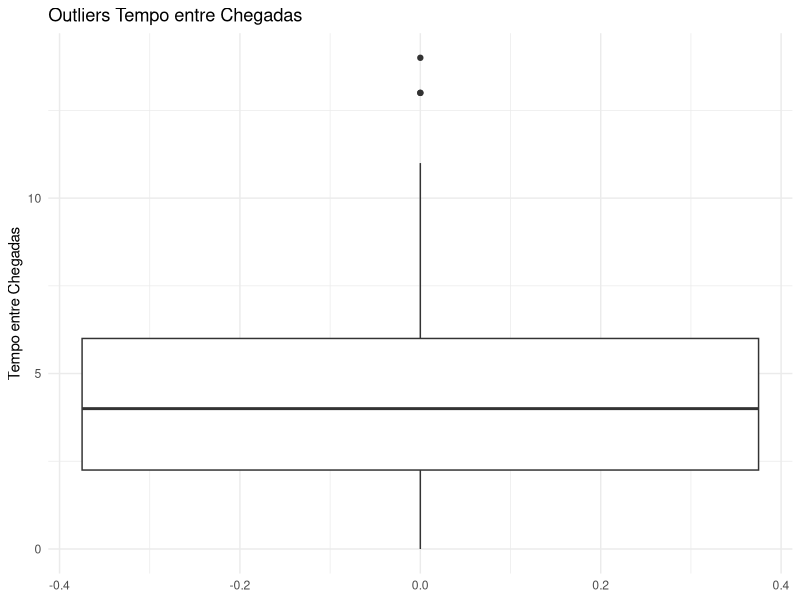
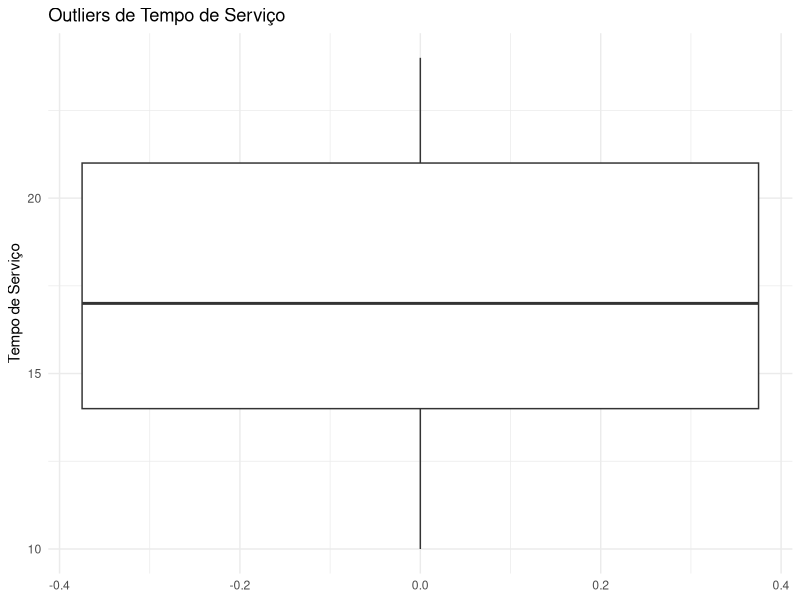
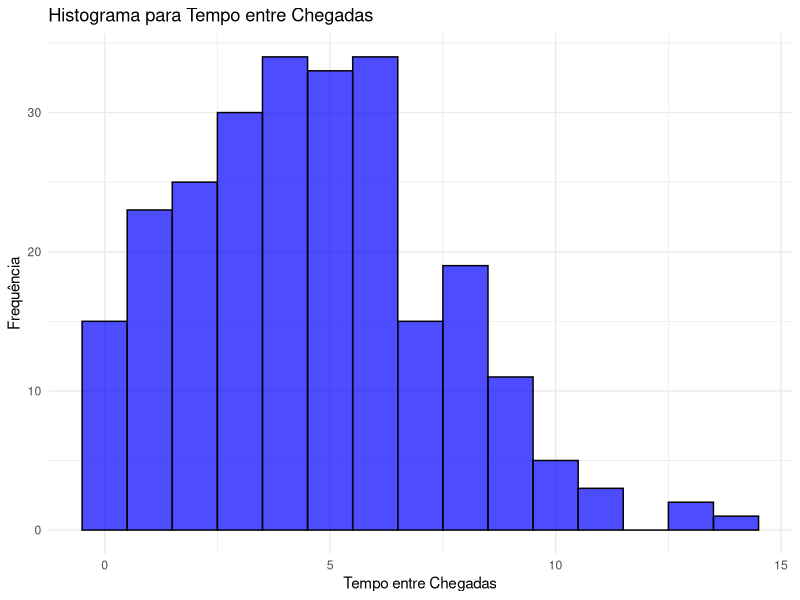
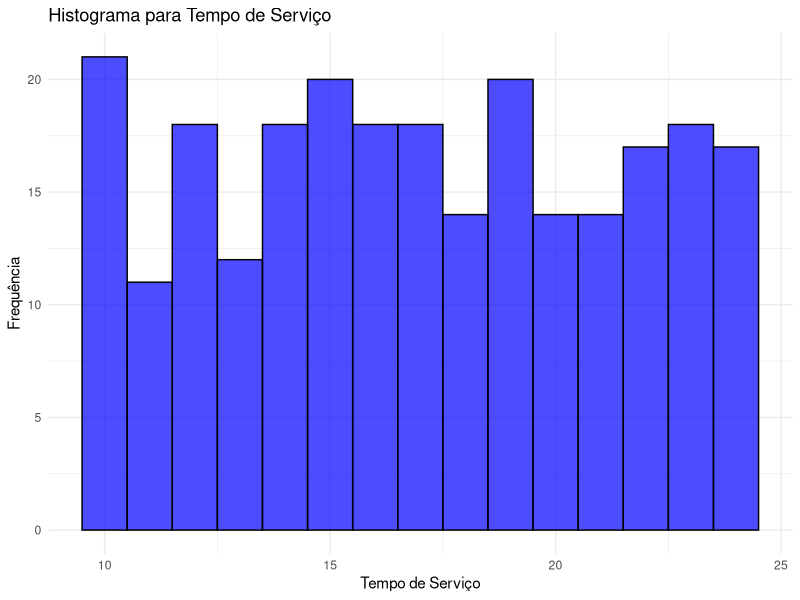

Reproduce these figures in R, in order.
## ---- chunk 1
library(ggplot2)
## ---- chunk 2
tempoChegadas <- read.csv("./tc.txt")
tempoServico <- read.csv("./ts.txt")
## ---- chunk 3
calcular_moda <- function(dados) {
  uniqv <- unique(dados)
  uniqv[which.max(tabulate(match(dados, uniqv)))]
}
## ---- chunk 4
media_chegadas <- mean(tempoChegadas$x)
mediana_chegadas <- median(tempoChegadas$x)
moda_chegadas <- calcular_moda(tempoChegadas$x)
desvio_padrao_chegadas <- sd(tempoChegadas$x)
maximo_chegadas <- max(tempoChegadas$x)
minimo_chegadas <- min(tempoChegadas$x)

# Imprimir os resultados
cat("Estatísticas descritivas para Tempo entre Chegadas:\n")
cat("Média:", media_chegadas, "\n")
cat("Mediana:", mediana_chegadas, "\n")
cat("Moda:", moda_chegadas, "\n")
cat("Desvio Padrão:", desvio_padrao_chegadas, "\n")
cat("Máximo:", maximo_chegadas, "\n")
cat("Mínimo:", minimo_chegadas, "\n")
## ---- chunk 5
media_servico <- mean(tempoServico$x)
mediana_servico <- median(tempoServico$x)
moda_servico <- calcular_moda(tempoServico$x)
desvio_padrao_servico <- sd(tempoServico$x)
maximo_servico <- max(tempoServico$x)
minimo_servico <- min(tempoServico$x)

# Imprimir os resultados
cat("Estatísticas descritivas para Tempo de Serviço:\n")
cat("Média:", media_servico, "\n")
cat("Mediana:", mediana_servico, "\n")
cat("Moda:", moda_servico, "\n")
cat("Desvio Padrão:", desvio_padrao_servico, "\n")
cat("Máximo:", maximo_servico, "\n")
cat("Mínimo:", minimo_servico, "\n")
## ---- chunk 6
identificar_outliers <- function(dados) {
  Q1 <- quantile(dados, 0.25)
  Q3 <- quantile(dados, 0.75)
  IQR <- Q3 - Q1
  
  limite_inferior_moderado <- Q1 - 1.5 * IQR
  limite_superior_moderado <- Q3 + 1.5 * IQR
  limite_inferior_extremo <- Q1 - 3 * IQR
  limite_superior_extremo <- Q3 + 3 * IQR
  
  outliers_moderados <- dados[dados < limite_inferior_moderado | dados > limite_superior_moderado]
  outliers_extremos <- dados[dados < limite_inferior_extremo | dados > limite_superior_extremo]
  
  if (length(outliers_moderados) == 0) {
    outliers_moderados <- "não há"
  }
  
  if (length(outliers_extremos) == 0) {
    outliers_extremos <- "não há"
  }
  
  list(moderados = outliers_moderados, extremos = outliers_extremos)
}
## ---- chunk 7
outliers_chegadas <- identificar_outliers(tempoChegadas$x)
cat("Outliers moderados para Tempo entre Chegadas:\n")
print(outliers_chegadas$moderados)
cat("Outliers extremos para Tempo entre Chegadas:\n")
print(outliers_chegadas$extremos)

ggplot(tempoChegadas, aes(y = x)) +
  geom_boxplot() +
  ggtitle("Outliers Tempo entre Chegadas") +
  ylab("Tempo entre Chegadas") +
  theme_minimal()
## ---- chunk 8
outliers_servico <- identificar_outliers(tempoServico$x)
cat("Outliers moderados para Tempo de Serviço:\n")
print(outliers_servico$moderados)
cat("Outliers extremos para Tempo de Serviço:\n")
print(outliers_servico$extremos)

ggplot(tempoServico, aes(y = x)) +
  geom_boxplot() +
  ggtitle("Outliers de Tempo de Serviço") +
  ylab("Tempo de Serviço") +
  theme_minimal()
## ---- chunk 9
ggplot(tempoChegadas, aes(x = x)) +
  geom_histogram(binwidth = 1, fill = "blue", color = "black", alpha = 0.7) +
  labs(title = "Histograma para Tempo entre Chegadas", x = "Tempo entre Chegadas", y = "Frequência") +
  theme_minimal()
## ---- chunk 10
ggplot(tempoServico, aes(x = x)) +
  geom_histogram(binwidth = 1, fill = "blue", color = "black", alpha = 0.7) +
  labs(title = "Histograma para Tempo de Serviço", x = "Tempo de Serviço", y = "Frequência") +
  theme_minimal()
## ---- chunk 11

## ---- chunk 12

## ---- chunk 13

## ---- chunk 14

## ---- chunk 15

## ---- chunk 16

## ---- chunk 17

## ---- chunk 18

